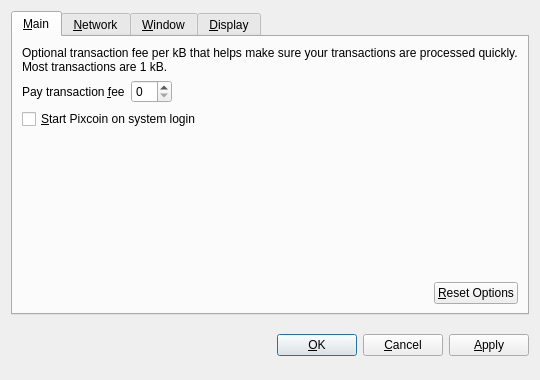
<?xml version="1.0" encoding="UTF-8"?>
<ui version="4.0">
 <class>OptionsDialog</class>
 <widget class="QDialog" name="OptionsDialog">
  <property name="geometry">
   <rect>
    <x>0</x>
    <y>0</y>
    <width>540</width>
    <height>380</height>
   </rect>
  </property>
  <property name="windowTitle">
   <string>Options</string>
  </property>
  <property name="modal">
   <bool>true</bool>
  </property>
  <layout class="QVBoxLayout" name="verticalLayout">
   <item>
    <widget class="QTabWidget" name="tabWidget">
     <property name="tabPosition">
      <enum>QTabWidget::North</enum>
     </property>
     <property name="currentIndex">
      <number>0</number>
     </property>
     <widget class="QWidget" name="tabMain">
      <attribute name="title">
       <string>&amp;Main</string>
      </attribute>
      <layout class="QVBoxLayout" name="verticalLayout_Main">
       <item>
        <widget class="QLabel" name="transactionFeeInfoLabel">
         <property name="text">
          <string>Optional transaction fee per kB that helps make sure your transactions are processed quickly. Most transactions are 1 kB.</string>
         </property>
         <property name="textFormat">
          <enum>Qt::PlainText</enum>
         </property>
         <property name="wordWrap">
          <bool>true</bool>
         </property>
        </widget>
       </item>
       <item>
        <layout class="QHBoxLayout" name="horizontalLayout_1_Main">
         <item>
          <widget class="QLabel" name="transactionFeeLabel">
           <property name="text">
            <string>Pay transaction &amp;fee</string>
           </property>
           <property name="textFormat">
            <enum>Qt::PlainText</enum>
           </property>
           <property name="buddy">
            <cstring>transactionFee</cstring>
           </property>
          </widget>
         </item>
         <item>
          <widget class="BitcoinAmountField" name="transactionFee"/>
         </item>
         <item>
          <spacer name="horizontalSpacer_1_Main">
           <property name="orientation">
            <enum>Qt::Horizontal</enum>
           </property>
           <property name="sizeHint" stdset="0">
            <size>
             <width>40</width>
             <height>20</height>
            </size>
           </property>
          </spacer>
         </item>
        </layout>
       </item>
       <item>
        <widget class="QCheckBox" name="bitcoinAtStartup">
         <property name="toolTip">
          <string>Automatically start Pixcoin after logging in to the system.</string>
         </property>
         <property name="text">
          <string>&amp;Start Pixcoin on system login</string>
         </property>
        </widget>
       </item>
       <item>
        <spacer name="verticalSpacer_Main">
         <property name="orientation">
          <enum>Qt::Vertical</enum>
         </property>
         <property name="sizeHint" stdset="0">
          <size>
           <width>20</width>
           <height>40</height>
          </size>
         </property>
        </spacer>
       </item>
       <item>
        <layout class="QHBoxLayout" name="horizontalLayout_2_Main">
         <item>
          <spacer name="horizontalSpacer_2_Main">
           <property name="orientation">
            <enum>Qt::Horizontal</enum>
           </property>
           <property name="sizeHint" stdset="0">
            <size>
             <width>40</width>
             <height>20</height>
            </size>
           </property>
          </spacer>
         </item>
         <item>
          <widget class="QPushButton" name="resetButton">
           <property name="toolTip">
            <string>Reset all client options to default.</string>
           </property>
           <property name="text">
            <string>&amp;Reset Options</string>
           </property>
           <property name="autoDefault">
            <bool>false</bool>
           </property>
          </widget>
         </item>
        </layout>
       </item>
      </layout>
     </widget>
     <widget class="QWidget" name="tabNetwork">
      <attribute name="title">
       <string>&amp;Network</string>
      </attribute>
      <layout class="QVBoxLayout" name="verticalLayout_Network">
       <item>
        <widget class="QCheckBox" name="mapPortUpnp">
         <property name="toolTip">
          <string>Automatically open the Pixcoin client port on the router. This only works when your router supports UPnP and it is enabled.</string>
         </property>
         <property name="text">
          <string>Map port using &amp;UPnP</string>
         </property>
        </widget>
       </item>
       <item>
        <widget class="QCheckBox" name="connectSocks">
         <property name="toolTip">
          <string>Connect to the Pixcoin network through a SOCKS proxy (e.g. when connecting through Tor).</string>
         </property>
         <property name="text">
          <string>&amp;Connect through SOCKS proxy:</string>
         </property>
        </widget>
       </item>
       <item>
        <layout class="QHBoxLayout" name="horizontalLayout_Network">
         <item>
          <widget class="QLabel" name="proxyIpLabel">
           <property name="text">
            <string>Proxy &amp;IP:</string>
           </property>
           <property name="textFormat">
            <enum>Qt::PlainText</enum>
           </property>
           <property name="buddy">
            <cstring>proxyIp</cstring>
           </property>
          </widget>
         </item>
         <item>
          <widget class="QValidatedLineEdit" name="proxyIp">
           <property name="maximumSize">
            <size>
             <width>140</width>
             <height>16777215</height>
            </size>
           </property>
           <property name="toolTip">
            <string>IP address of the proxy (e.g. 127.0.0.1)</string>
           </property>
          </widget>
         </item>
         <item>
          <widget class="QLabel" name="proxyPortLabel">
           <property name="text">
            <string>&amp;Port:</string>
           </property>
           <property name="textFormat">
            <enum>Qt::PlainText</enum>
           </property>
           <property name="buddy">
            <cstring>proxyPort</cstring>
           </property>
          </widget>
         </item>
         <item>
          <widget class="QLineEdit" name="proxyPort">
           <property name="maximumSize">
            <size>
             <width>55</width>
             <height>16777215</height>
            </size>
           </property>
           <property name="toolTip">
            <string>Port of the proxy (e.g. 9050)</string>
           </property>
          </widget>
         </item>
         <item>
          <widget class="QLabel" name="socksVersionLabel">
           <property name="text">
            <string>SOCKS &amp;Version:</string>
           </property>
           <property name="textFormat">
            <enum>Qt::PlainText</enum>
           </property>
           <property name="buddy">
            <cstring>socksVersion</cstring>
           </property>
          </widget>
         </item>
         <item>
          <widget class="QValueComboBox" name="socksVersion">
           <property name="toolTip">
            <string>SOCKS version of the proxy (e.g. 5)</string>
           </property>
          </widget>
         </item>
         <item>
          <spacer name="horizontalSpacer_Network">
           <property name="orientation">
            <enum>Qt::Horizontal</enum>
           </property>
           <property name="sizeHint" stdset="0">
            <size>
             <width>40</width>
             <height>20</height>
            </size>
           </property>
          </spacer>
         </item>
        </layout>
       </item>
       <item>
        <spacer name="verticalSpacer_Network">
         <property name="orientation">
          <enum>Qt::Vertical</enum>
         </property>
         <property name="sizeHint" stdset="0">
          <size>
           <width>20</width>
           <height>40</height>
          </size>
         </property>
        </spacer>
       </item>
      </layout>
     </widget>
     <widget class="QWidget" name="tabWindow">
      <attribute name="title">
       <string>&amp;Window</string>
      </attribute>
      <layout class="QVBoxLayout" name="verticalLayout_Window">
       <item>
        <widget class="QCheckBox" name="minimizeToTray">
         <property name="toolTip">
          <string>Show only a tray icon after minimizing the window.</string>
         </property>
         <property name="text">
          <string>&amp;Minimize to the tray instead of the taskbar</string>
         </property>
        </widget>
       </item>
       <item>
        <widget class="QCheckBox" name="minimizeOnClose">
         <property name="toolTip">
          <string>Minimize instead of exit the application when the window is closed. When this option is enabled, the application will be closed only after selecting Quit in the menu.</string>
         </property>
         <property name="text">
          <string>M&amp;inimize on close</string>
         </property>
        </widget>
       </item>
       <item>
        <spacer name="verticalSpacer_Window">
         <property name="orientation">
          <enum>Qt::Vertical</enum>
         </property>
         <property name="sizeHint" stdset="0">
          <size>
           <width>20</width>
           <height>40</height>
          </size>
         </property>
        </spacer>
       </item>
      </layout>
     </widget>
     <widget class="QWidget" name="tabDisplay">
      <attribute name="title">
       <string>&amp;Display</string>
      </attribute>
      <layout class="QVBoxLayout" name="verticalLayout_Display">
       <item>
        <layout class="QHBoxLayout" name="horizontalLayout_1_Display">
         <item>
          <widget class="QLabel" name="langLabel">
           <property name="text">
            <string>User Interface &amp;language:</string>
           </property>
           <property name="textFormat">
            <enum>Qt::PlainText</enum>
           </property>
           <property name="buddy">
            <cstring>lang</cstring>
           </property>
          </widget>
         </item>
         <item>
          <widget class="QValueComboBox" name="lang">
           <property name="toolTip">
            <string>The user interface language can be set here. This setting will take effect after restarting Pixcoin.</string>
           </property>
          </widget>
         </item>
        </layout>
       </item>
       <item>
        <layout class="QHBoxLayout" name="horizontalLayout_2_Display">
         <item>
          <widget class="QLabel" name="unitLabel">
           <property name="text">
            <string>&amp;Unit to show amounts in:</string>
           </property>
           <property name="textFormat">
            <enum>Qt::PlainText</enum>
           </property>
           <property name="buddy">
            <cstring>unit</cstring>
           </property>
          </widget>
         </item>
         <item>
          <widget class="QValueComboBox" name="unit">
           <property name="toolTip">
            <string>Choose the default subdivision unit to show in the interface and when sending coins.</string>
           </property>
          </widget>
         </item>
        </layout>
       </item>
       <item>
        <widget class="QCheckBox" name="displayAddresses">
         <property name="toolTip">
          <string>Whether to show Pixcoin addresses in the transaction list or not.</string>
         </property>
         <property name="text">
          <string>&amp;Display addresses in transaction list</string>
         </property>
        </widget>
       </item>
       <item>
        <widget class="QCheckBox" name="coinControlFeatures">
         <property name="toolTip">
          <string>Whether to show coin control features or not.</string>
         </property>
         <property name="text">
          <string>Display coin &amp;control features (experts only!)</string>
         </property>
        </widget>
       </item>
       <item>
        <spacer name="verticalSpacer_Display">
         <property name="orientation">
          <enum>Qt::Vertical</enum>
         </property>
         <property name="sizeHint" stdset="0">
          <size>
           <width>20</width>
           <height>40</height>
          </size>
         </property>
        </spacer>
       </item>
      </layout>
     </widget>
    </widget>
   </item>
   <item>
    <layout class="QHBoxLayout" name="horizontalLayout_Buttons">
     <item>
      <spacer name="horizontalSpacer_1">
       <property name="orientation">
        <enum>Qt::Horizontal</enum>
       </property>
       <property name="sizeHint" stdset="0">
        <size>
         <width>40</width>
         <height>48</height>
        </size>
       </property>
      </spacer>
     </item>
     <item>
      <widget class="QLabel" name="statusLabel">
       <property name="font">
        <font>
         <weight>75</weight>
         <bold>true</bold>
        </font>
       </property>
       <property name="text">
        <string/>
       </property>
       <property name="textFormat">
        <enum>Qt::PlainText</enum>
       </property>
       <property name="wordWrap">
        <bool>true</bool>
       </property>
      </widget>
     </item>
     <item>
      <spacer name="horizontalSpacer_2">
       <property name="orientation">
        <enum>Qt::Horizontal</enum>
       </property>
       <property name="sizeHint" stdset="0">
        <size>
         <width>40</width>
         <height>48</height>
        </size>
       </property>
      </spacer>
     </item>
     <item>
      <widget class="QPushButton" name="okButton">
       <property name="text">
        <string>&amp;OK</string>
       </property>
      </widget>
     </item>
     <item>
      <widget class="QPushButton" name="cancelButton">
       <property name="text">
        <string>&amp;Cancel</string>
       </property>
       <property name="autoDefault">
        <bool>false</bool>
       </property>
      </widget>
     </item>
     <item>
      <widget class="QPushButton" name="applyButton">
       <property name="text">
        <string>&amp;Apply</string>
       </property>
       <property name="autoDefault">
        <bool>false</bool>
       </property>
      </widget>
     </item>
    </layout>
   </item>
  </layout>
 </widget>
 <customwidgets>
  <customwidget>
   <class>BitcoinAmountField</class>
   <extends>QSpinBox</extends>
   <header>bitcoinamountfield.h</header>
  </customwidget>
  <customwidget>
   <class>QValueComboBox</class>
   <extends>QComboBox</extends>
   <header>qvaluecombobox.h</header>
  </customwidget>
  <customwidget>
   <class>QValidatedLineEdit</class>
   <extends>QLineEdit</extends>
   <header>qvalidatedlineedit.h</header>
  </customwidget>
 </customwidgets>
 <resources/>
 <connections/>
</ui>
